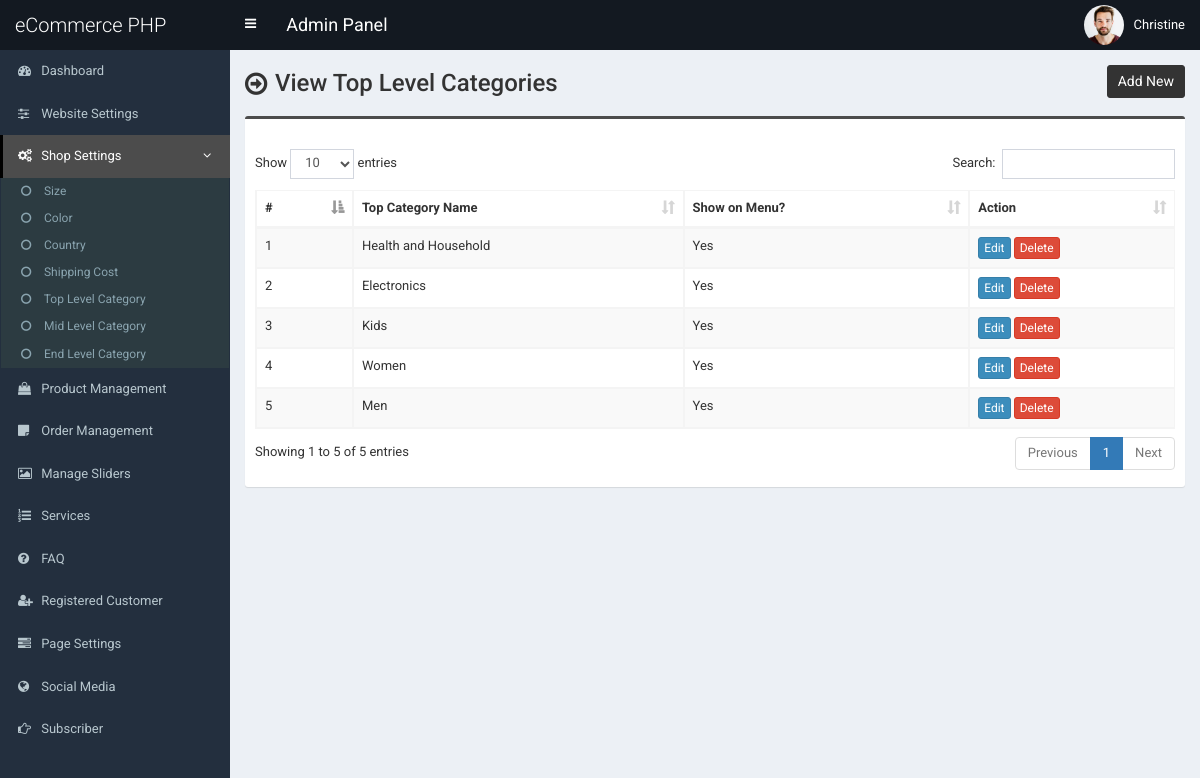
/admin/top-category.php (signed in), run on an earlier commit of the app's database.
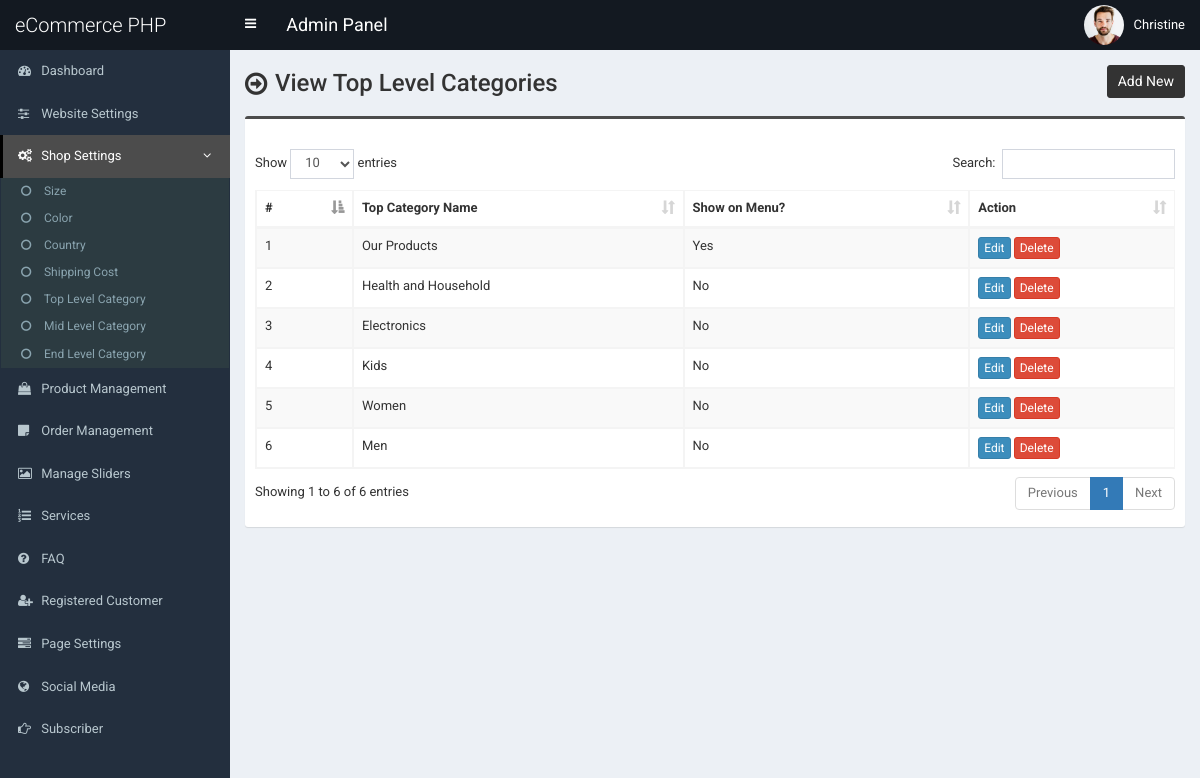
And on a later commit of the database.
### tables this page shows
CREATE TABLE `tbl_top_category` (
  `tcat_id` int(11) NOT NULL,
  `tcat_name` varchar(255) NOT NULL,
  `show_on_menu` int(1) NOT NULL
);

### admin/top-category.php (the view, shortened to what this page needs)
<?php require_once('header.php'); ?>
<section class="content-header">
	<div class="content-header-left">
		<h1>View Top Level Categories</h1>
	</div>
	<div class="content-header-right">
		<a href="top-category-add.php" class="btn btn-primary btn-sm">Add New</a>
	</div>
</section>
<section class="content">
  <div class="row">
    <div class="col-md-12">
      <div class="box box-info">
        <div class="box-body table-responsive">
          <table id="example1" class="table table-bordered table-hover table-striped">
			<thead>
			    <tr>
			        <th>#</th>
			        <th>Top Category Name</th>
                    <th>Show on Menu?</th>
			        <th>Action</th>
			    </tr>
			</thead>
            <tbody>
            	<?php
            	$i=0;
            	$statement = $pdo->prepare("SELECT * FROM tbl_top_category ORDER BY tcat_id DESC");
            	$statement->execute();
            	$result = $statement->fetchAll(PDO::FETCH_ASSOC);
            	foreach ($result as $row) {
            		$i++;
            		?>
					<tr>
	                    <td><?php echo $i; ?></td>
	                    <td><?php echo $row['tcat_name']; ?></td>
                        <td>
                            <?php
                                if($row['show_on_menu'] == 1) {
                                    echo 'Yes';
                                } else {
                                    echo 'No';
                                }
                            ?>
                        </td>
	                    <td>
	                        <a href="top-category-edit.php?id=<?php echo $row['tcat_id']; ?>" class="btn btn-primary btn-xs">Edit</a>
	                        <a href="#" class="btn btn-danger btn-xs" data-href="top-category-delete.php?id=<?php echo $row['tcat_id']; ?>" data-toggle="modal" data-target="#confirm-delete">Delete</a>
	                    </td>
	                </tr>
            		<?php
            	}
            	?>
            </tbody>
          </table>
        </div>
      </div>
</section>
<?php require_once('footer.php'); ?>

What changed in the data, as far as the page shows it:
added tbl_top_category: tcat_name "Our Products", show_on_menu "Yes"
changed tbl_top_category "Health and Household": show_on_menu "Yes" → "No"
changed tbl_top_category "Electronics": show_on_menu "Yes" → "No"
changed tbl_top_category "Kids": show_on_menu "Yes" → "No"
changed tbl_top_category "Women": show_on_menu "Yes" → "No"
changed tbl_top_category "Men": show_on_menu "Yes" → "No"
Also different on the page:
text written by a page script: "Show entries Search: Showing 1 to 5 of 5 entries Previous 1 Next" → "Show entries Search: Showing 1 to 6 of 6 entries Previous 1 Next"
